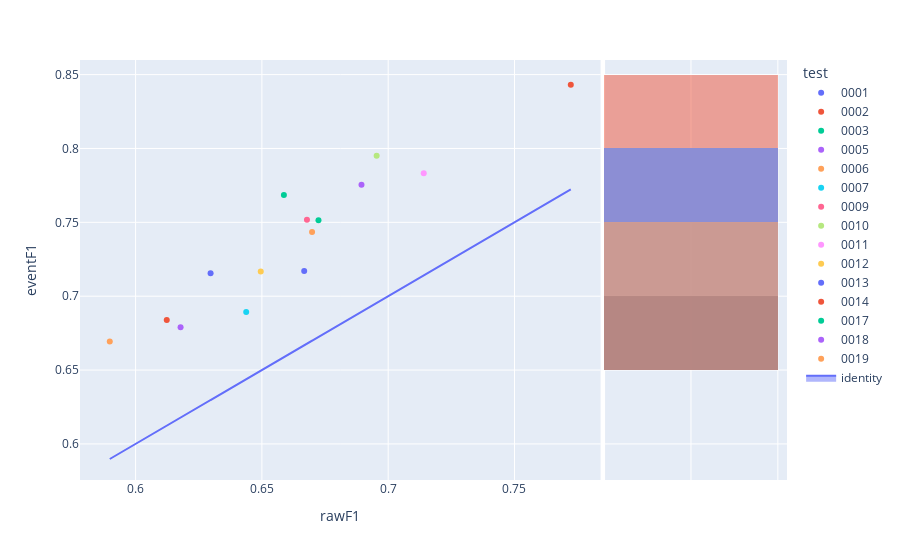

The notebook cell saved with this chart:
### Code cell
fig=px.scatter(experimentModels,x='rawF1',y='eventF1',color='test',hover_name='modelId', marginal_y="histogram")
fig.add_trace(
    go.Scatter(x=experimentModels['rawF1'], y=experimentModels['rawF1'], name="identity", mode='lines',fill="toself")
)
fig.show()

### Figure 1 — Plotly figure (JSON) as saved in the notebook; plotly's stock layout.template omitted (floating-point values rounded to 4 significant figures)
{"data": [{"hovertemplate": "<b>%{hovertext}</b><br><br>test=0001<br>rawF1=%{x}<br>eventF1=%{y}<extra></extra>", "hovertext": ["bf748cb3-0db0-4e08-b725-3f4b82679017"], "legendgroup": "0001", "marker": {"color": "#636efa", "symbol": "circle"}, "mode": "markers", "name": "0001", "orientation": "v", "showlegend": true, "type": "scatter", "x": [0.6297], "xaxis": "x", "y": [0.7155], "yaxis": "y"}, {"alignmentgroup": "True", "bingroup": "y", "hovertemplate": "test=0001<br>eventF1=%{y}<br>count=%{x}<extra></extra>", "legendgroup": "0001", "marker": {"color": "#636efa"}, "name": "0001", "offsetgroup": "0001", "opacity": 0.5, "showlegend": false, "type": "histogram", "xaxis": "x2", "y": [0.7155], "yaxis": "y2"}, {"hovertemplate": "<b>%{hovertext}</b><br><br>test=0002<br>rawF1=%{x}<br>eventF1=%{y}<extra></extra>", "hovertext": ["57897053-2189-42d0-8c44-90c32b067094"], "legendgroup": "0002", "marker": {"color": "#EF553B", "symbol": "circle"}, "mode": "markers", "name": "0002", "orientation": "v", "showlegend": true, "type": "scatter", "x": [0.7723], "xaxis": "x", "y": [0.8431], "yaxis": "y"}, {"alignmentgroup": "True", "bingroup": "y", "hovertemplate": "test=0002<br>eventF1=%{y}<br>count=%{x}<extra></extra>", "legendgroup": "0002", "marker": {"color": "#EF553B"}, "name": "0002", "offsetgroup": "0002", "opacity": 0.5, "showlegend": false, "type": "histogram", "xaxis": "x2", "y": [0.8431], "yaxis": "y2"}, {"hovertemplate": "<b>%{hovertext}</b><br><br>test=0003<br>rawF1=%{x}<br>eventF1=%{y}<extra></extra>", "hovertext": ["d9715543-4141-4773-83d3-da2830e98685"], "legendgroup": "0003", "marker": {"color": "#00cc96", "symbol": "circle"}, "mode": "markers", "name": "0003", "orientation": "v", "showlegend": true, "type": "scatter", "x": [0.6724], "xaxis": "x", "y": [0.7515], "yaxis": "y"}, {"alignmentgroup": "True", "bingroup": "y", "hovertemplate": "test=0003<br>eventF1=%{y}<br>count=%{x}<extra></extra>", "legendgroup": "0003", "marker": {"color": "#00cc96"}, "name": "0003", "offsetgroup": "0003", "opacity": 0.5, "showlegend": false, "type": "histogram", "xaxis": "x2", "y": [0.7515], "yaxis": "y2"}, {"hovertemplate": "<b>%{hovertext}</b><br><br>test=0005<br>rawF1=%{x}<br>eventF1=%{y}<extra></extra>", "hovertext": ["dadf35ae-1f3a-43da-8303-5fff33a435c4"], "legendgroup": "0005", "marker": {"color": "#ab63fa", "symbol": "circle"}, "mode": "markers", "name": "0005", "orientation": "v", "showlegend": true, "type": "scatter", "x": [0.6178], "xaxis": "x", "y": [0.679], "yaxis": "y"}, {"alignmentgroup": "True", "bingroup": "y", "hovertemplate": "test=0005<br>eventF1=%{y}<br>count=%{x}<extra></extra>", "legendgroup": "0005", "marker": {"color": "#ab63fa"}, "name": "0005", "offsetgroup": "0005", "opacity": 0.5, "showlegend": false, "type": "histogram", "xaxis": "x2", "y": [0.679], "yaxis": "y2"}, {"hovertemplate": "<b>%{hovertext}</b><br><br>test=0006<br>rawF1=%{x}<br>eventF1=%{y}<extra></extra>", "hovertext": ["255a0333-5bc4-45dc-aee7-89f4718866a7"], "legendgroup": "0006", "marker": {"color": "#FFA15A", "symbol": "circle"}, "mode": "markers", "name": "0006", "orientation": "v", "showlegend": true, "type": "scatter", "x": [0.5898], "xaxis": "x", "y": [0.6693], "yaxis": "y"}, {"alignmentgroup": "True", "bingroup": "y", "hovertemplate": "test=0006<br>eventF1=%{y}<br>count=%{x}<extra></extra>", "legendgroup": "0006", "marker": {"color": "#FFA15A"}, "name": "0006", "offsetgroup": "0006", "opacity": 0.5, "showlegend": false, "type": "histogram", "xaxis": "x2", "y": [0.6693], "yaxis": "y2"}, {"hovertemplate": "<b>%{hovertext}</b><br><br>test=0007<br>rawF1=%{x}<br>eventF1=%{y}<extra></extra>", "hovertext": ["a636bcf2-756a-4080-bb6e-a1f4cd400f46"], "legendgroup": "0007", "marker": {"color": "#19d3f3", "symbol": "circle"}, "mode": "markers", "name": "0007", "orientation": "v", "showlegend": true, "type": "scatter", "x": [0.6438], "xaxis": "x", "y": [0.6893], "yaxis": "y"}, {"alignmentgroup": "True", "bingroup": "y", "hovertemplate": "test=0007<br>eventF1=%{y}<br>count=%{x}<extra></extra>", "legendgroup": "0007", "marker": {"color": "#19d3f3"}, "name": "0007", "offsetgroup": "0007", "opacity": 0.5, "showlegend": false, "type": "histogram", "xaxis": "x2", "y": [0.6893], "yaxis": "y2"}, {"hovertemplate": "<b>%{hovertext}</b><br><br>test=0009<br>rawF1=%{x}<br>eventF1=%{y}<extra></extra>", "hovertext": ["5a2de0ee-a55e-4039-aef4-ee73020fbd45"], "legendgroup": "0009", "marker": {"color": "#FF6692", "symbol": "circle"}, "mode": "markers", "name": "0009", "orientation": "v", "showlegend": true, "type": "scatter", "x": [0.6678], "xaxis": "x", "y": [0.7518], "yaxis": "y"}, {"alignmentgroup": "True", "bingroup": "y", "hovertemplate": "test=0009<br>eventF1=%{y}<br>count=%{x}<extra></extra>", "legendgroup": "0009", "marker": {"color": "#FF6692"}, "name": "0009", "offsetgroup": "0009", "opacity": 0.5, "showlegend": false, "type": "histogram", "xaxis": "x2", "y": [0.7518], "yaxis": "y2"}, {"hovertemplate": "<b>%{hovertext}</b><br><br>test=0010<br>rawF1=%{x}<br>eventF1=%{y}<extra></extra>", "hovertext": ["68afbb00-3c69-45a0-96fb-c8bb1f3682c7"], "legendgroup": "0010", "marker": {"color": "#B6E880", "symbol": "circle"}, "mode": "markers", "name": "0010", "orientation": "v", "showlegend": true, "type": "scatter", "x": [0.6954], "xaxis": "x", "y": [0.795], "yaxis": "y"}, {"alignmentgroup": "True", "bingroup": "y", "hovertemplate": "test=0010<br>eventF1=%{y}<br>count=%{x}<extra></extra>", "legendgroup": "0010", "marker": {"color": "#B6E880"}, "name": "0010", "offsetgroup": "0010", "opacity": 0.5, "showlegend": false, "type": "histogram", "xaxis": "x2", "y": [0.795], "yaxis": "y2"}, {"hovertemplate": "<b>%{hovertext}</b><br><br>test=0011<br>rawF1=%{x}<br>eventF1=%{y}<extra></extra>", "hovertext": ["97cd3944-413e-48a8-a112-61ad4a62d585"], "legendgroup": "0011", "marker": {"color": "#FF97FF", "symbol": "circle"}, "mode": "markers", "name": "0011", "orientation": "v", "showlegend": true, "type": "scatter", "x": [0.7141], "xaxis": "x", "y": [0.7833], "yaxis": "y"}, {"alignmentgroup": "True", "bingroup": "y", "hovertemplate": "test=0011<br>eventF1=%{y}<br>count=%{x}<extra></extra>", "legendgroup": "0011", "marker": {"color": "#FF97FF"}, "name": "0011", "offsetgroup": "0011", "opacity": 0.5, "showlegend": false, "type": "histogram", "xaxis": "x2", "y": [0.7833], "yaxis": "y2"}, {"hovertemplate": "<b>%{hovertext}</b><br><br>test=0012<br>rawF1=%{x}<br>eventF1=%{y}<extra></extra>", "hovertext": ["b38c4b53-8f69-4715-8715-2e45fa1bf3c3"], "legendgroup": "0012", "marker": {"color": "#FECB52", "symbol": "circle"}, "mode": "markers", "name": "0012", "orientation": "v", "showlegend": true, "type": "scatter", "x": [0.6495], "xaxis": "x", "y": [0.7167], "yaxis": "y"}, {"alignmentgroup": "True", "bingroup": "y", "hovertemplate": "test=0012<br>eventF1=%{y}<br>count=%{x}<extra></extra>", "legendgroup": "0012", "marker": {"color": "#FECB52"}, "name": "0012", "offsetgroup": "0012", "opacity": 0.5, "showlegend": false, "type": "histogram", "xaxis": "x2", "y": [0.7167], "yaxis": "y2"}, {"hovertemplate": "<b>%{hovertext}</b><br><br>test=0013<br>rawF1=%{x}<br>eventF1=%{y}<extra></extra>", "hovertext": ["b7970d34-50d5-4c03-ae58-a9eac2936305"], "legendgroup": "0013", "marker": {"color": "#636efa", "symbol": "circle"}, "mode": "markers", "name": "0013", "orientation": "v", "showlegend": true, "type": "scatter", "x": [0.6668], "xaxis": "x", "y": [0.717], "yaxis": "y"}, {"alignmentgroup": "True", "bingroup": "y", "hovertemplate": "test=0013<br>eventF1=%{y}<br>count=%{x}<extra></extra>", "legendgroup": "0013", "marker": {"color": "#636efa"}, "name": "0013", "offsetgroup": "0013", "opacity": 0.5, "showlegend": false, "type": "histogram", "xaxis": "x2", "y": [0.717], "yaxis": "y2"}, {"hovertemplate": "<b>%{hovertext}</b><br><br>test=0014<br>rawF1=%{x}<br>eventF1=%{y}<extra></extra>", "hovertext": ["24ae87c7-0321-4379-be41-54e39eebff8f"], "legendgroup": "0014", "marker": {"color": "#EF553B", "symbol": "circle"}, "mode": "markers", "name": "0014", "orientation": "v", "showlegend": true, "type": "scatter", "x": [0.6123], "xaxis": "x", "y": [0.6839], "yaxis": "y"}, {"alignmentgroup": "True", "bingroup": "y", "hovertemplate": "test=0014<br>eventF1=%{y}<br>count=%{x}<extra></extra>", "legendgroup": "0014", "marker": {"color": "#EF553B"}, "name": "0014", "offsetgroup": "0014", "opacity": 0.5, "showlegend": false, "type": "histogram", "xaxis": "x2", "y": [0.6839], "yaxis": "y2"}, {"hovertemplate": "<b>%{hovertext}</b><br><br>test=0017<br>rawF1=%{x}<br>eventF1=%{y}<extra></extra>", "hovertext": ["549b83e9-f9d6-40a9-8a7a-0d4ca9756e77"], "legendgroup": "0017", "marker": {"color": "#00cc96", "symbol": "circle"}, "mode": "markers", "name": "0017", "orientation": "v", "showlegend": true, "type": "scatter", "x": [0.6587], "xaxis": "x", "y": [0.7685], "yaxis": "y"}, {"alignmentgroup": "True", "bingroup": "y", "hovertemplate": "test=0017<br>eventF1=%{y}<br>count=%{x}<extra></extra>", "legendgroup": "0017", "marker": {"color": "#00cc96"}, "name": "0017", "offsetgroup": "0017", "opacity": 0.5, "showlegend": false, "type": "histogram", "xaxis": "x2", "y": [0.7685], "yaxis": "y2"}, {"hovertemplate": "<b>%{hovertext}</b><br><br>test=0018<br>rawF1=%{x}<br>eventF1=%{y}<extra></extra>", "hovertext": ["af4945ef-f9e1-4139-8276-6a1afa9a84bd"], "legendgroup": "0018", "marker": {"color": "#ab63fa", "symbol": "circle"}, "mode": "markers", "name": "0018", "orientation": "v", "showlegend": true, "type": "scatter", "x": [0.6894], "xaxis": "x", "y": [0.7754], "yaxis": "y"}, {"alignmentgroup": "True", "bingroup": "y", "hovertemplate": "test=0018<br>eventF1=%{y}<br>count=%{x}<extra></extra>", "legendgroup": "0018", "marker": {"color": "#ab63fa"}, "name": "0018", "offsetgroup": "0018", "opacity": 0.5, "showlegend": false, "type": "histogram", "xaxis": "x2", "y": [0.7754], "yaxis": "y2"}, {"hovertemplate": "<b>%{hovertext}</b><br><br>test=0019<br>rawF1=%{x}<br>eventF1=%{y}<extra></extra>", "hovertext": ["877ff07d-f2c9-476a-b02b-31ee609f9141"], "legendgroup": "0019", "marker": {"color": "#FFA15A", "symbol": "circle"}, "mode": "markers", "name": "0019", "orientation": "v", "showlegend": true, "type": "scatter", "x": [0.6699], "xaxis": "x", "y": [0.7435], "yaxis": "y"}, {"alignmentgroup": "True", "bingroup": "y", "hovertemplate": "test=0019<br>eventF1=%{y}<br>count=%{x}<extra></extra>", "legendgroup": "0019", "marker": {"color": "#FFA15A"}, "name": "0019", "offsetgroup": "0019", "opacity": 0.5, "showlegend": false, "type": "histogram", "xaxis": "x2", "y": [0.7435], "yaxis": "y2"}, {"fill": "toself", "mode": "lines", "name": "identity", "type": "scatter", "x": [0.6297, 0.7723, 0.6724, 0.6178, 0.5898, 0.6438, 0.6678, 0.6954, 0.7141, 0.6495, 0.6668, 0.6123, 0.6587, 0.6894, 0.6699], "y": [0.6297, 0.7723, 0.6724, 0.6178, 0.5898, 0.6438, 0.6678, 0.6954, 0.7141, 0.6495, 0.6668, 0.6123, 0.6587, 0.6894, 0.6699]}], "layout": {"barmode": "overlay", "legend": {"title": {"text": "test"}, "tracegroupgap": 0}, "margin": {"t": 60}, "xaxis": {"anchor": "y", "domain": [0, 0.7363], "title": {"text": "rawF1"}}, "xaxis2": {"anchor": "y2", "domain": [0.7413, 1], "matches": "x2", "showgrid": true, "showline": false, "showticklabels": false, "ticks": ""}, "yaxis": {"anchor": "x", "domain": [0, 1], "title": {"text": "eventF1"}}, "yaxis2": {"anchor": "x2", "domain": [0, 1], "matches": "y", "showgrid": true, "showticklabels": false}}}
